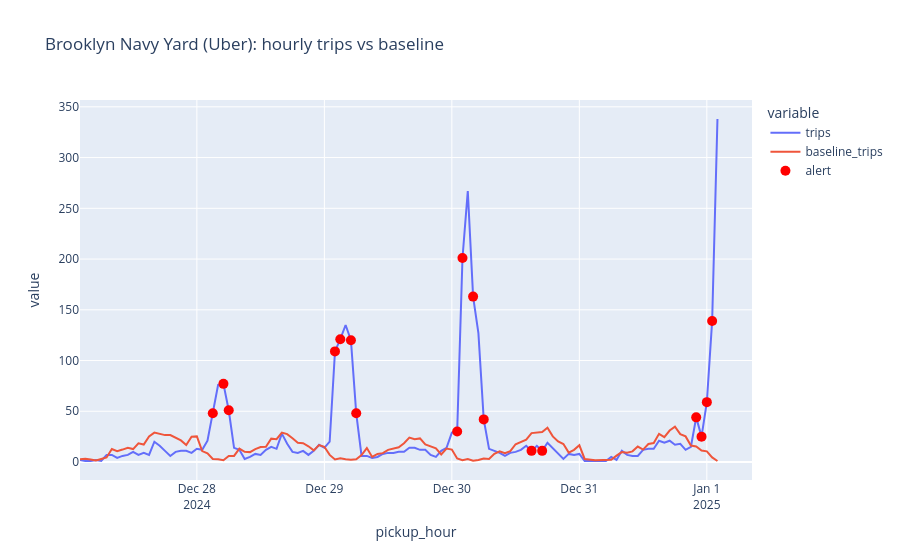

Notebook cell for this chart:
### Markdown cell above
Look the dates up. Expected hits include New Year's Eve and Day, Thanksgiving, holiday
shopping weekends, Madison Square Garden or Barclays events, and storm days. Alerts that
line up with known events are a quick sanity check on precision.

### Code cell
zone_name, company = top.iloc[0]["zone"], top.iloc[0]["company"]
t0 = pd.Timestamp(top.iloc[0]["pickup_hour"])
series = con.execute(f"""
    select s.pickup_hour, s.trips, s.baseline_trips, s.anomaly_type
    from gold_zone_hour_scored s join dim_zone z on z.zone_id = s.pu_zone_id
    where z.zone = '{zone_name.replace("'", "''")}' and s.company = '{company}'
      and s.pickup_hour between timestamp '{t0 - pd.Timedelta(days=3)}' and timestamp '{t0 + pd.Timedelta(days=2)}'
    order by 1
""").df()
fig = px.line(series, x="pickup_hour", y=["trips", "baseline_trips"], title=f"{zone_name} ({company}): hourly trips vs baseline")
flag = series[series["anomaly_type"].notna()]
fig.add_scatter(x=flag["pickup_hour"], y=flag["trips"], mode="markers", marker=dict(size=10, color="red"), name="alert")
fig.show()
